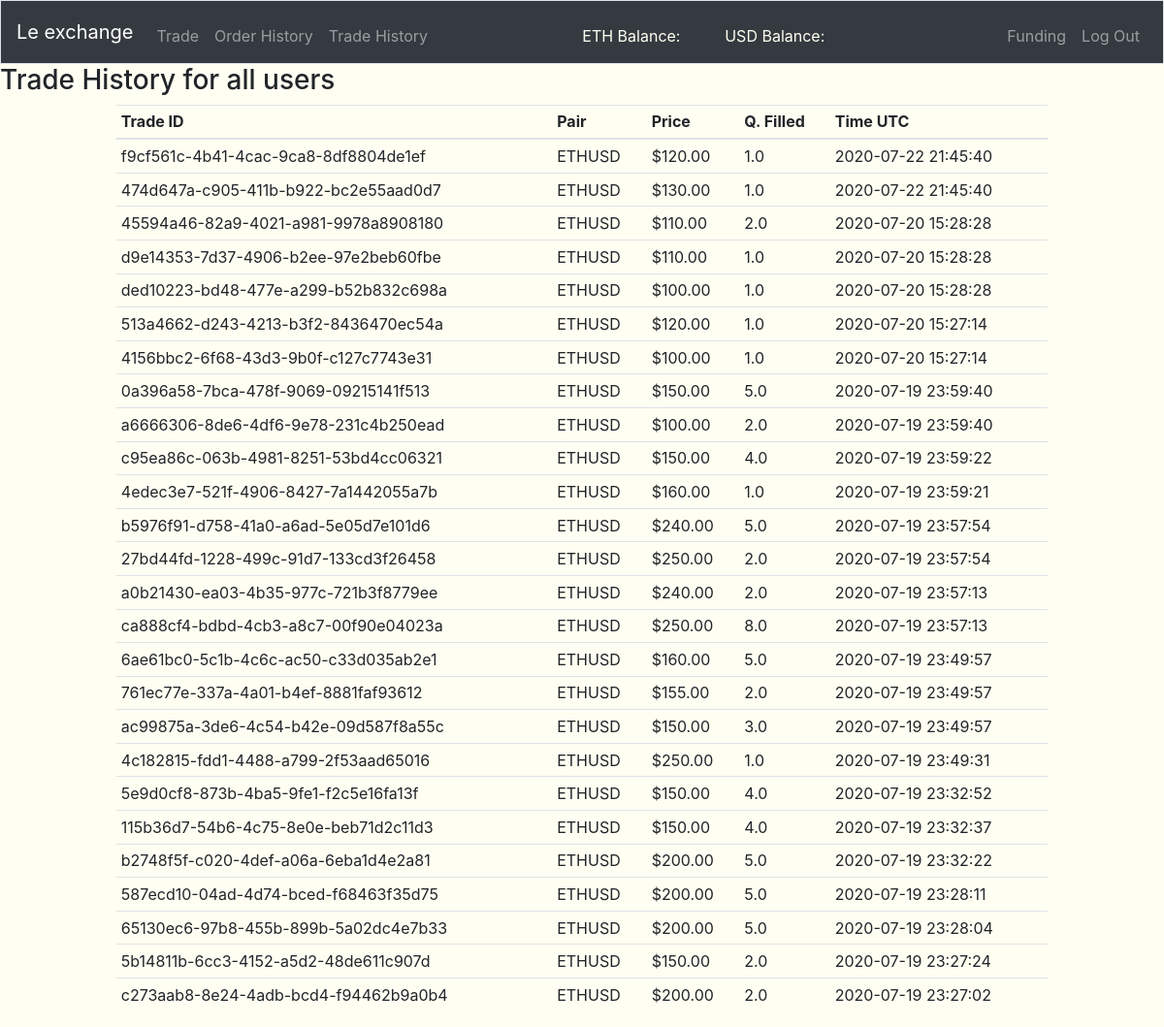
/trade-history (signed in), run on an earlier commit of the app's database.
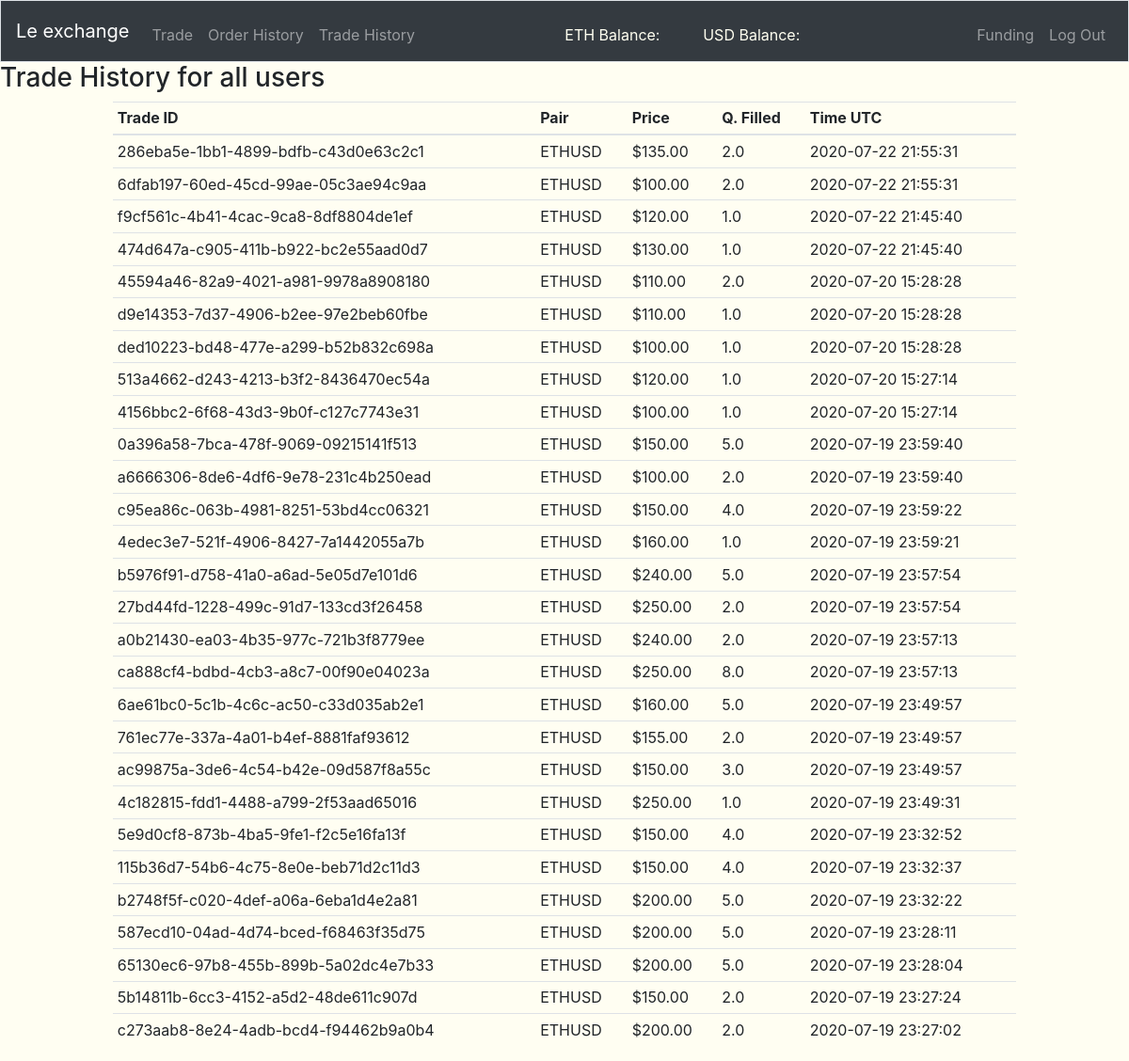
And on a later commit of the database.
### tables this page shows
CREATE TABLE "trade_history" (
	"trade_id"	VARCHAR(255),
	"pair"	VARCHAR(255) NOT NULL,
	"price"	REAL NOT NULL,
	"quantity"	REAL NOT NULL,
	"taker_order"	VARCHAR(255) NOT NULL,
	"maker_order"	VARCHAR(255) NOT NULL,
	"time"	INTEGER NOT NULL,
	PRIMARY KEY("trade_id")
);

### views.py (the view)
@app.route('/trade-history', methods=["GET"])
@login_required
def trade_history():
    trade_history = db.execute(
        "SELECT * FROM trade_history ORDER BY time DESC")
    return render_template("trade_history.html", trade_history=trade_history)

### app.py (called while the page is built)
@app.after_request
def after_request(response):
    response.headers["Cache-Control"] = "no-cache, no-store, must-revalidate"
    response.headers["Expires"] = 0
    response.headers["Pragma"] = "no-cache"
    return response

### helper.py (called while the page is built)
def login_required(f):
    @wraps(f)
    def decorated_function(*args, **kwargs):
        if session.get("user_id") is None:
            return redirect("/login"), 403
        return f(*args, **kwargs)
    return decorated_function

def usd(value):
    return f"${value:,.2f}"

def timeformater(time):
    return datetime.datetime.utcfromtimestamp(time)

### templates/trade_history.html (shortened to what this page needs)
{% extends "layout.html" %}
{% block main %}
<h3>Trade History for all users</h3>
<table class="table table-hover table-sm" style="width: 80%; margin-left: auto; margin-right: auto;">
  <thead s>
    <tr>
      <th scope="col">Trade ID</th>
      <th scope="col">Pair</th>
      <th scope="col">Price</th>
      <th scope="col">Q. Filled</th>
      <th scope="col">Time UTC</th>
    </tr>
  </thead>
  <tbody>
    {% for i in trade_history %}
      <tr>
        <td>{{i.trade_id}}</td>
        <td>{{i.pair}}</td>
        <td>{{i.price|usd}}</td>
        <td>{{i.quantity}}</td>
        <td>{{i.time|timeformater}}</td>
      </tr>
    {% endfor %}
  </tbody>
</table>
{% endblock %}

### templates/layout.html (shortened to what this page needs)
<!DOCTYPE html>
<html lang="en">
    <head>
      <link href="static/styles.css" rel="stylesheet">
      <link rel="stylesheet" href="https://stackpath.bootstrapcdn.com/bootstrap/4.4.1/css/bootstrap.min.css">
    </head>
    <body style="background-color: #fffef2;">
      <nav class="navbar navbar-expand-md navbar-dark bg-dark border">
        <a class="navbar-brand" href="/">Le exchange</a>
        <div class="collapse navbar-collapse" id="navbar">
            {% if session.user_id %}
                <ul class="navbar-nav mr-auto mt-2">
                    <li class="nav-item"><a class="nav-link" href="/trade">Trade</a></li>
                    <li class="nav-item"><a class="nav-link" href="/order-history">Order History</a></li>
                    <li class="nav-item"><a class="nav-link" href="/trade-history">Trade History</a></li>
                </ul>
                <ul class="navbar-nav mr-auto mt-2 container" style="width: 30%;">
                    <li class="nav-item col" style="color: ivory;">ETH Balance: </li><div style="color: fuchsia;" id="user_navbar_eth_balance"></div>
                    <li class="nav-item col" style="color: ivory;">USD Balance: </li><div style="color: greenyellow;" id="user_navbar_usd_balance"></div>
                </ul>
                <ul class="navbar-nav ml-auto mt-2">
                    <li class="nav-item"><a class="nav-link" href="/funding">Funding</a></li>
                    <li class="nav-item"><a class="nav-link" href="/logout">Log Out</a></li>
                </ul>
            {% else %}
                <ul class="navbar-nav ml-auto mt-2">
                    <li class="nav-item"><a class="nav-link" href="/register">Register</a></li>
                    <li class="nav-item"><a class="nav-link" href="/login">Log In</a></li>
                </ul>
            {% endif %}
        </div>
    </nav>
        {% block main %}{% endblock %}
      </body>
</html>

What changed in the data, as far as the page shows it:
added trade_history: trade_id "286eba5e-1bb1-4899-bdfb-c43d0e63c2c1", pair "ETHUSD", price "$135.00", quantity "2.0", time "2020-07-22 21:55:31"
added trade_history: trade_id "6dfab197-60ed-45cd-99ae-05c3ae94c9aa", pair "ETHUSD", price "$100.00", quantity "2.0", time "2020-07-22 21:55:31"
